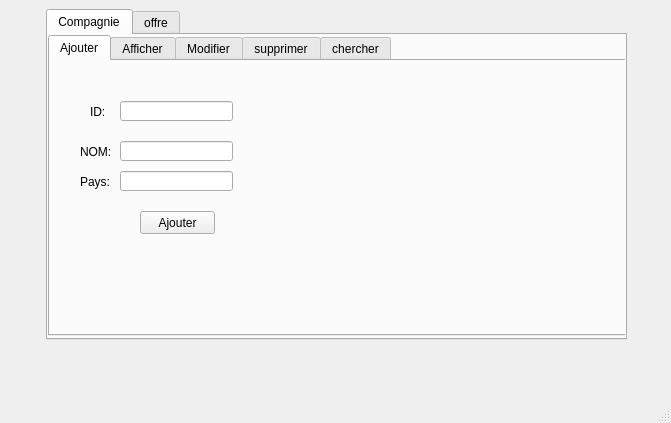
<?xml version="1.0" encoding="UTF-8"?>
<ui version="4.0">
 <class>MainWindow</class>
 <widget class="QMainWindow" name="MainWindow">
  <property name="geometry">
   <rect>
    <x>0</x>
    <y>0</y>
    <width>671</width>
    <height>423</height>
   </rect>
  </property>
  <property name="windowTitle">
   <string>MainWindow</string>
  </property>
  <widget class="QWidget" name="centralwidget">
   <widget class="QTabWidget" name="tabWidget">
    <property name="geometry">
     <rect>
      <x>46</x>
      <y>9</y>
      <width>581</width>
      <height>331</height>
     </rect>
    </property>
    <property name="currentIndex">
     <number>0</number>
    </property>
    <widget class="QWidget" name="tab">
     <attribute name="title">
      <string>Compagnie</string>
     </attribute>
     <widget class="QTabWidget" name="chercher">
      <property name="geometry">
       <rect>
        <x>0</x>
        <y>0</y>
        <width>581</width>
        <height>301</height>
       </rect>
      </property>
      <property name="currentIndex">
       <number>0</number>
      </property>
      <widget class="QWidget" name="tab_7">
       <attribute name="title">
        <string>Ajouter</string>
       </attribute>
       <widget class="QLabel" name="label">
        <property name="geometry">
         <rect>
          <x>40</x>
          <y>40</y>
          <width>61</width>
          <height>21</height>
         </rect>
        </property>
        <property name="text">
         <string>ID:</string>
        </property>
       </widget>
       <widget class="QLabel" name="label_2">
        <property name="geometry">
         <rect>
          <x>30</x>
          <y>80</y>
          <width>61</width>
          <height>21</height>
         </rect>
        </property>
        <property name="text">
         <string>NOM:</string>
        </property>
       </widget>
       <widget class="QLabel" name="label_3">
        <property name="geometry">
         <rect>
          <x>30</x>
          <y>110</y>
          <width>61</width>
          <height>21</height>
         </rect>
        </property>
        <property name="text">
         <string>Pays:</string>
        </property>
       </widget>
       <widget class="QLineEdit" name="lineEdit_id">
        <property name="geometry">
         <rect>
          <x>70</x>
          <y>40</y>
          <width>113</width>
          <height>20</height>
         </rect>
        </property>
       </widget>
       <widget class="QLineEdit" name="lineEdit_nom">
        <property name="geometry">
         <rect>
          <x>70</x>
          <y>80</y>
          <width>113</width>
          <height>20</height>
         </rect>
        </property>
       </widget>
       <widget class="QLineEdit" name="lineEdit_pays">
        <property name="geometry">
         <rect>
          <x>70</x>
          <y>110</y>
          <width>113</width>
          <height>20</height>
         </rect>
        </property>
       </widget>
       <widget class="QPushButton" name="pb_ajouter">
        <property name="geometry">
         <rect>
          <x>90</x>
          <y>150</y>
          <width>75</width>
          <height>23</height>
         </rect>
        </property>
        <property name="text">
         <string>Ajouter</string>
        </property>
       </widget>
       <widget class="QLabel" name="image">
        <property name="geometry">
         <rect>
          <x>194</x>
          <y>25</y>
          <width>361</width>
          <height>231</height>
         </rect>
        </property>
        <property name="text">
         <string/>
        </property>
       </widget>
      </widget>
      <widget class="QWidget" name="tab_10">
       <attribute name="title">
        <string>Afficher</string>
       </attribute>
       <widget class="QTableView" name="tabcompagnie">
        <property name="geometry">
         <rect>
          <x>15</x>
          <y>20</y>
          <width>551</width>
          <height>241</height>
         </rect>
        </property>
       </widget>
      </widget>
      <widget class="QWidget" name="tab_9">
       <attribute name="title">
        <string>Modifier</string>
       </attribute>
       <widget class="QLineEdit" name="id2">
        <property name="geometry">
         <rect>
          <x>90</x>
          <y>50</y>
          <width>113</width>
          <height>20</height>
         </rect>
        </property>
       </widget>
       <widget class="QLineEdit" name="pays1">
        <property name="geometry">
         <rect>
          <x>90</x>
          <y>90</y>
          <width>113</width>
          <height>20</height>
         </rect>
        </property>
       </widget>
       <widget class="QLineEdit" name="nom1">
        <property name="geometry">
         <rect>
          <x>90</x>
          <y>130</y>
          <width>113</width>
          <height>20</height>
         </rect>
        </property>
       </widget>
       <widget class="QLabel" name="label_4">
        <property name="geometry">
         <rect>
          <x>50</x>
          <y>50</y>
          <width>47</width>
          <height>13</height>
         </rect>
        </property>
        <property name="text">
         <string>ID:</string>
        </property>
       </widget>
       <widget class="QLabel" name="label_5">
        <property name="geometry">
         <rect>
          <x>40</x>
          <y>90</y>
          <width>47</width>
          <height>13</height>
         </rect>
        </property>
        <property name="text">
         <string>PAYS:</string>
        </property>
       </widget>
       <widget class="QLabel" name="label_6">
        <property name="geometry">
         <rect>
          <x>40</x>
          <y>130</y>
          <width>47</width>
          <height>13</height>
         </rect>
        </property>
        <property name="text">
         <string>NOM:</string>
        </property>
       </widget>
       <widget class="QPushButton" name="pb_ajouter_2">
        <property name="geometry">
         <rect>
          <x>120</x>
          <y>170</y>
          <width>75</width>
          <height>23</height>
         </rect>
        </property>
        <property name="text">
         <string>Modifier</string>
        </property>
       </widget>
      </widget>
      <widget class="QWidget" name="tab_8">
       <attribute name="title">
        <string>supprimer</string>
       </attribute>
       <widget class="QLabel" name="label_7">
        <property name="geometry">
         <rect>
          <x>10</x>
          <y>40</y>
          <width>47</width>
          <height>13</height>
         </rect>
        </property>
        <property name="text">
         <string>ID:</string>
        </property>
       </widget>
       <widget class="QLineEdit" name="lineEdit_id_5">
        <property name="geometry">
         <rect>
          <x>50</x>
          <y>40</y>
          <width>113</width>
          <height>20</height>
         </rect>
        </property>
       </widget>
       <widget class="QPushButton" name="pb_ajouter_3">
        <property name="geometry">
         <rect>
          <x>80</x>
          <y>100</y>
          <width>75</width>
          <height>23</height>
         </rect>
        </property>
        <property name="text">
         <string>supprimer</string>
        </property>
       </widget>
      </widget>
      <widget class="QWidget" name="tab_11">
       <attribute name="title">
        <string>chercher</string>
       </attribute>
       <widget class="QPushButton" name="pb_ajouter_7">
        <property name="geometry">
         <rect>
          <x>180</x>
          <y>20</y>
          <width>75</width>
          <height>23</height>
         </rect>
        </property>
        <property name="text">
         <string>chercher</string>
        </property>
       </widget>
       <widget class="QLineEdit" name="lineEdit_rechercher">
        <property name="geometry">
         <rect>
          <x>50</x>
          <y>20</y>
          <width>113</width>
          <height>20</height>
         </rect>
        </property>
       </widget>
       <widget class="QLabel" name="label_24">
        <property name="geometry">
         <rect>
          <x>20</x>
          <y>20</y>
          <width>47</width>
          <height>13</height>
         </rect>
        </property>
        <property name="text">
         <string>ID:</string>
        </property>
       </widget>
       <widget class="QTableView" name="tabrechercher">
        <property name="geometry">
         <rect>
          <x>15</x>
          <y>51</y>
          <width>551</width>
          <height>211</height>
         </rect>
        </property>
       </widget>
      </widget>
     </widget>
    </widget>
    <widget class="QWidget" name="tab_2">
     <attribute name="title">
      <string>offre</string>
     </attribute>
     <widget class="QTabWidget" name="tabWidget_2">
      <property name="geometry">
       <rect>
        <x>-4</x>
        <y>0</y>
        <width>581</width>
        <height>301</height>
       </rect>
      </property>
      <property name="currentIndex">
       <number>0</number>
      </property>
      <widget class="QWidget" name="tab_3">
       <attribute name="title">
        <string>Ajouter</string>
       </attribute>
       <widget class="QLabel" name="label_8">
        <property name="geometry">
         <rect>
          <x>60</x>
          <y>60</y>
          <width>47</width>
          <height>13</height>
         </rect>
        </property>
        <property name="text">
         <string>ID:</string>
        </property>
       </widget>
       <widget class="QLabel" name="label_9">
        <property name="geometry">
         <rect>
          <x>30</x>
          <y>90</y>
          <width>51</width>
          <height>20</height>
         </rect>
        </property>
        <property name="text">
         <string>Depart:</string>
        </property>
       </widget>
       <widget class="QLabel" name="label_10">
        <property name="geometry">
         <rect>
          <x>10</x>
          <y>120</y>
          <width>61</width>
          <height>16</height>
         </rect>
        </property>
        <property name="text">
         <string>Destination:</string>
        </property>
       </widget>
       <widget class="QLabel" name="label_11">
        <property name="geometry">
         <rect>
          <x>30</x>
          <y>150</y>
          <width>51</width>
          <height>20</height>
         </rect>
        </property>
        <property name="text">
         <string>Libelle:</string>
        </property>
       </widget>
       <widget class="QLineEdit" name="id">
        <property name="geometry">
         <rect>
          <x>80</x>
          <y>60</y>
          <width>113</width>
          <height>20</height>
         </rect>
        </property>
       </widget>
       <widget class="QLineEdit" name="destination">
        <property name="geometry">
         <rect>
          <x>80</x>
          <y>120</y>
          <width>113</width>
          <height>20</height>
         </rect>
        </property>
       </widget>
       <widget class="QLineEdit" name="depart">
        <property name="geometry">
         <rect>
          <x>80</x>
          <y>90</y>
          <width>113</width>
          <height>20</height>
         </rect>
        </property>
       </widget>
       <widget class="QLineEdit" name="libelle">
        <property name="geometry">
         <rect>
          <x>80</x>
          <y>150</y>
          <width>113</width>
          <height>20</height>
         </rect>
        </property>
       </widget>
       <widget class="QPushButton" name="pb_ajouter_4">
        <property name="geometry">
         <rect>
          <x>100</x>
          <y>190</y>
          <width>75</width>
          <height>23</height>
         </rect>
        </property>
        <property name="text">
         <string>Ajouter</string>
        </property>
       </widget>
      </widget>
      <widget class="QWidget" name="tab_5">
       <attribute name="title">
        <string>Afficher</string>
       </attribute>
       <widget class="QTableView" name="taboffre">
        <property name="geometry">
         <rect>
          <x>10</x>
          <y>50</y>
          <width>551</width>
          <height>192</height>
         </rect>
        </property>
       </widget>
      </widget>
      <widget class="QWidget" name="tab_6">
       <attribute name="title">
        <string>Modifier</string>
       </attribute>
       <widget class="QLabel" name="label_12">
        <property name="geometry">
         <rect>
          <x>80</x>
          <y>60</y>
          <width>47</width>
          <height>13</height>
         </rect>
        </property>
        <property name="text">
         <string>ID:</string>
        </property>
       </widget>
       <widget class="QLineEdit" name="id2_2">
        <property name="geometry">
         <rect>
          <x>100</x>
          <y>60</y>
          <width>113</width>
          <height>20</height>
         </rect>
        </property>
       </widget>
       <widget class="QLabel" name="label_13">
        <property name="geometry">
         <rect>
          <x>60</x>
          <y>90</y>
          <width>51</width>
          <height>20</height>
         </rect>
        </property>
        <property name="text">
         <string>Depart:</string>
        </property>
       </widget>
       <widget class="QLabel" name="label_14">
        <property name="geometry">
         <rect>
          <x>40</x>
          <y>120</y>
          <width>61</width>
          <height>16</height>
         </rect>
        </property>
        <property name="text">
         <string>Destination:</string>
        </property>
       </widget>
       <widget class="QLabel" name="label_15">
        <property name="geometry">
         <rect>
          <x>60</x>
          <y>150</y>
          <width>51</width>
          <height>20</height>
         </rect>
        </property>
        <property name="text">
         <string>Libelle:</string>
        </property>
       </widget>
       <widget class="QLineEdit" name="dep2">
        <property name="geometry">
         <rect>
          <x>100</x>
          <y>90</y>
          <width>113</width>
          <height>20</height>
         </rect>
        </property>
       </widget>
       <widget class="QLineEdit" name="des2">
        <property name="geometry">
         <rect>
          <x>100</x>
          <y>120</y>
          <width>113</width>
          <height>20</height>
         </rect>
        </property>
       </widget>
       <widget class="QLineEdit" name="lib2">
        <property name="geometry">
         <rect>
          <x>100</x>
          <y>150</y>
          <width>113</width>
          <height>20</height>
         </rect>
        </property>
       </widget>
       <widget class="QPushButton" name="pb_ajouter_5">
        <property name="geometry">
         <rect>
          <x>120</x>
          <y>190</y>
          <width>75</width>
          <height>23</height>
         </rect>
        </property>
        <property name="text">
         <string>Modifier</string>
        </property>
       </widget>
      </widget>
      <widget class="QWidget" name="tab_4">
       <attribute name="title">
        <string>Supprimer</string>
       </attribute>
       <widget class="QLineEdit" name="id3">
        <property name="geometry">
         <rect>
          <x>90</x>
          <y>60</y>
          <width>113</width>
          <height>20</height>
         </rect>
        </property>
       </widget>
       <widget class="QLabel" name="label_16">
        <property name="geometry">
         <rect>
          <x>70</x>
          <y>60</y>
          <width>47</width>
          <height>13</height>
         </rect>
        </property>
        <property name="text">
         <string>ID:</string>
        </property>
       </widget>
       <widget class="QPushButton" name="pb_ajouter_6">
        <property name="geometry">
         <rect>
          <x>120</x>
          <y>140</y>
          <width>75</width>
          <height>23</height>
         </rect>
        </property>
        <property name="text">
         <string>supprimer</string>
        </property>
       </widget>
      </widget>
      <widget class="QWidget" name="tab_12">
       <attribute name="title">
        <string>chercher</string>
       </attribute>
       <widget class="QTableView" name="taboffre_2">
        <property name="geometry">
         <rect>
          <x>15</x>
          <y>51</y>
          <width>511</width>
          <height>211</height>
         </rect>
        </property>
       </widget>
       <widget class="QPushButton" name="pb_ajouter_8">
        <property name="geometry">
         <rect>
          <x>170</x>
          <y>10</y>
          <width>75</width>
          <height>23</height>
         </rect>
        </property>
        <property name="text">
         <string>chercher</string>
        </property>
       </widget>
       <widget class="QLineEdit" name="lineEdit_rechercher_2">
        <property name="geometry">
         <rect>
          <x>50</x>
          <y>10</y>
          <width>113</width>
          <height>20</height>
         </rect>
        </property>
       </widget>
       <widget class="QLabel" name="label_25">
        <property name="geometry">
         <rect>
          <x>30</x>
          <y>10</y>
          <width>47</width>
          <height>13</height>
         </rect>
        </property>
        <property name="text">
         <string>ID:</string>
        </property>
       </widget>
      </widget>
     </widget>
    </widget>
   </widget>
  </widget>
  <widget class="QMenuBar" name="menubar">
   <property name="geometry">
    <rect>
     <x>0</x>
     <y>0</y>
     <width>671</width>
     <height>26</height>
    </rect>
   </property>
  </widget>
  <widget class="QStatusBar" name="statusbar"/>
 </widget>
 <resources/>
 <connections/>
</ui>
